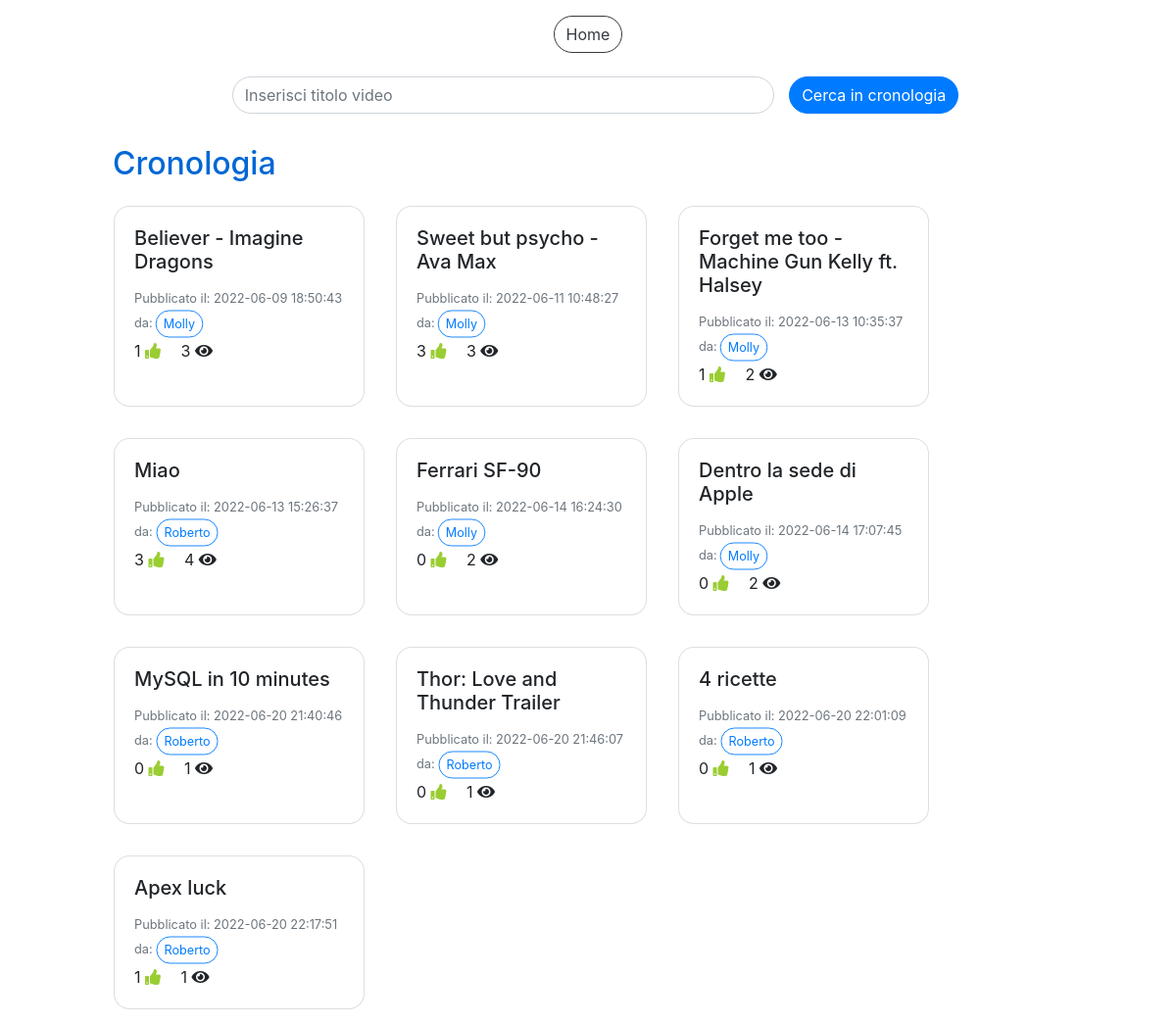
/cronologia.php (signed in), run on the app's committed database.
### tables this page shows
CREATE TABLE `video` (
  `IdVideo` int(11) NOT NULL,
  `Titolo` varchar(100) NOT NULL,
  `SorgenteVideo` varchar(300) NOT NULL,
  `DataPubblicazione` datetime NOT NULL DEFAULT current_timestamp(),
  `NumeroLike` int(11) NOT NULL DEFAULT 0,
  `NumeroVisualizzazioni` int(11) NOT NULL DEFAULT 0,
  `IdAccount` int(11) NOT NULL
);

CREATE TABLE `accounts` (
  `IdAccount` int(11) NOT NULL,
  `Username` varchar(40) NOT NULL,
  `Mail` varchar(40) NOT NULL,
  `Password` varchar(100) NOT NULL,
  `Canale` tinyint(1) NOT NULL,
  `NumeroIscritti` int(11) DEFAULT NULL
);

### cronologia.php (the view, shortened to what this page needs)
<!DOCTYPE html>
<html>
<head>
  <link rel="stylesheet" href="css/style.css">
  <link rel="stylesheet" href="css/custom_style.css">
</head>
<body>
  <?php
    include("db.php");
  ?>
  <div class="container-fluid pt-3">
    <div class="row justify-content-center">
      <button type="button" class="btn btn-outline-dark" onclick="location.href='home.php'">Home</button>
    </div>
    <div class="row justify-content-center">
      <div class="col-10">
          <form method="POST" class="mt-2" style="width: 100%" action="cronologia.php">
            <div class="row align-items-center justify-content-center">
              <div class="form-group col-7 mt-3">
                <input type="text" id="cerca" class="form-control" name="cerca" placeholder="Inserisci titolo video">
              </div>
              <button id="bottoneCerca" class="btn btn-primary" value="">Cerca in cronologia</button>
            </div>
          </form>
        <h2 class="titleText mt-3">Cronologia</h2>
        <div id="cronologia" class="row">
        <?php
          $sql="SELECT * FROM Playlists WHERE IdAccount=? AND TipoPlaylist=?";
          $query=$db->prepare($sql);
          $dati=array($_SESSION["loginID"], 1);
          $query->execute($dati);
          $ris=$query->fetchAll();
          foreach($ris as $row) {
            $idCronologia=$row["IdPlaylist"];
          }
          $sql="SELECT * FROM Video v JOIN Accounts a ON v.IdAccount=a.IdAccount WHERE IdVideo IN (SELECT IdVideo FROM Composizioni_playlists WHERE IdPlaylist=?)";
          $dati=array($idCronologia);
          $query=$db->prepare($sql);
          $query->execute($dati);
          $ris=$query->fetchAll();
          foreach($ris as $row) {
            $sql="SELECT * FROM Video v, Visualizzazioni vis, Accounts a WHERE v.IdVideo=vis.IdVideo AND a.IdAccount=vis.IdAccount AND vis.IdAccount=? AND vis.IdVideo=?";
            $query=$db->prepare($sql);
            $dati=array($_SESSION["loginID"], $row["IdVideo"]);
            $query->execute($dati);
            $risVis=$query->fetchAll();
            $tempoVis=-1;
            $creator=$row["Username"];
            foreach($risVis as $vis) {
              $tempoVis=$vis["TempoVisualizzazione"];
            }
            echo '<div class="card card-video m-3" style="width: 16rem;">
                    <div class="card-body card-video" onclick="cardOnClick(\''. $row["IdVideo"] .'\',\''. $row["Titolo"] .'\',\''. $row["SorgenteVideo"] .'\',\''. $tempoVis .'\',\''. $creator .'\')">
                      <h5 class="card-title card-video">'. $row["Titolo"] .'</h5>
                      <p class="card-text card-video">
                        <small class="text-muted">Pubblicato il: '. $row["DataPubblicazione"] .'<br>da:<button type="button" class="btn btn-outline-primary btn-sm mini">'. $creator .'</button></small><br>
                        '. $row["NumeroLike"] .' <i class="fa fa-thumbs-up mr-3"></i>
                        '. $row["NumeroVisualizzazioni"] .' <i class="fa fa-eye"></i>
                      </p>
                    </div>
                  </div>';
          }
        ?>
        </div>
      </div>
    </div>
  </div>
</body>
</html>

### css/custom_style.css (style rules this page uses)
* { transition: 0.4s; }
div, h2, p { cursor: default; }
.card-video,.card-playlist,.card-post { cursor: pointer; }
.fa-thumbs-up { color: yellowgreen; }
body { height: 100vh; overflow: auto; }
.btn,.form-control,.custom-select { border-radius: 2rem; }
.mini { transform: scale(0.9); }
.card { border-radius: 1rem; }
.titleText { color: #0067d5; }

### data on the page
video: Titolo "Believer - Imagine Dragons", DataPubblicazione "2022-06-09 18:50:43", IdAccount.Username "Molly", NumeroLike "1", NumeroVisualizzazioni "3"
video: Titolo "Sweet but psycho - Ava Max", DataPubblicazione "2022-06-11 10:48:27", IdAccount.Username "Molly", NumeroLike "3", NumeroVisualizzazioni "3"
video: Titolo "Forget me too - Machine Gun Kelly ft. Halsey", DataPubblicazione "2022-06-13 10:35:37", IdAccount.Username "Molly", NumeroLike "1", NumeroVisualizzazioni "2"
video: Titolo "Miao", DataPubblicazione "2022-06-13 15:26:37", IdAccount.Username "Roberto", NumeroLike "3", NumeroVisualizzazioni "4"
video: Titolo "Ferrari SF-90", DataPubblicazione "2022-06-14 16:24:30", IdAccount.Username "Molly", NumeroLike "0", NumeroVisualizzazioni "2"
video: Titolo "Dentro la sede di Apple", DataPubblicazione "2022-06-14 17:07:45", IdAccount.Username "Molly", NumeroLike "0", NumeroVisualizzazioni "2"
video: Titolo "MySQL in 10 minutes", DataPubblicazione "2022-06-20 21:40:46", IdAccount.Username "Roberto", NumeroLike "0", NumeroVisualizzazioni "1"
video: Titolo "Thor: Love and Thunder Trailer", DataPubblicazione "2022-06-20 21:46:07", IdAccount.Username "Roberto", NumeroLike "0", NumeroVisualizzazioni "1"
video: Titolo "4 ricette", DataPubblicazione "2022-06-20 22:01:09", IdAccount.Username "Roberto", NumeroLike "0", NumeroVisualizzazioni "1"
video: Titolo "Apex luck", DataPubblicazione "2022-06-20 22:17:51", IdAccount.Username "Roberto", NumeroLike "1", NumeroVisualizzazioni "1"
